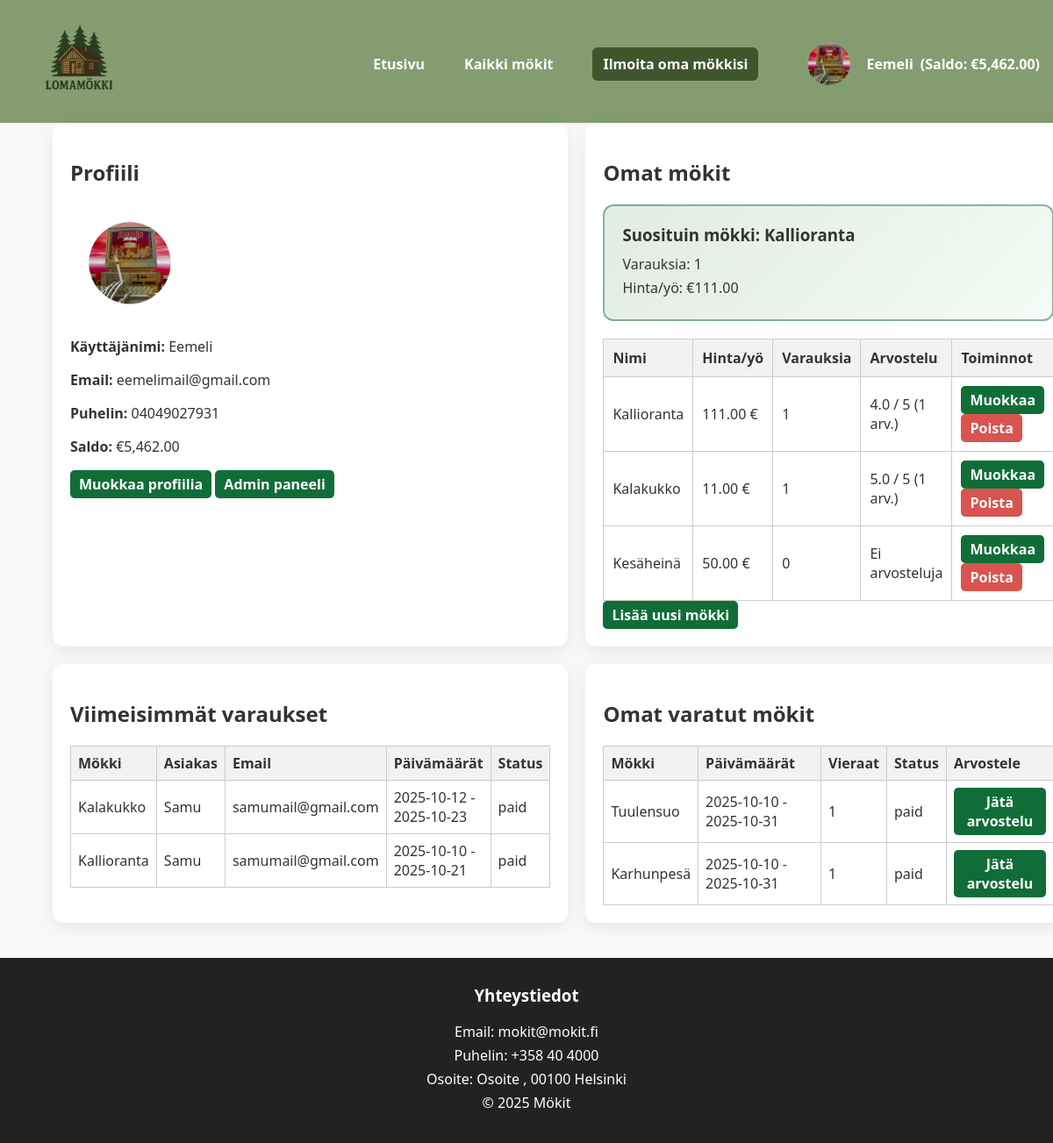
The page /dashboard.php (signed in) on the database as committed earlier.
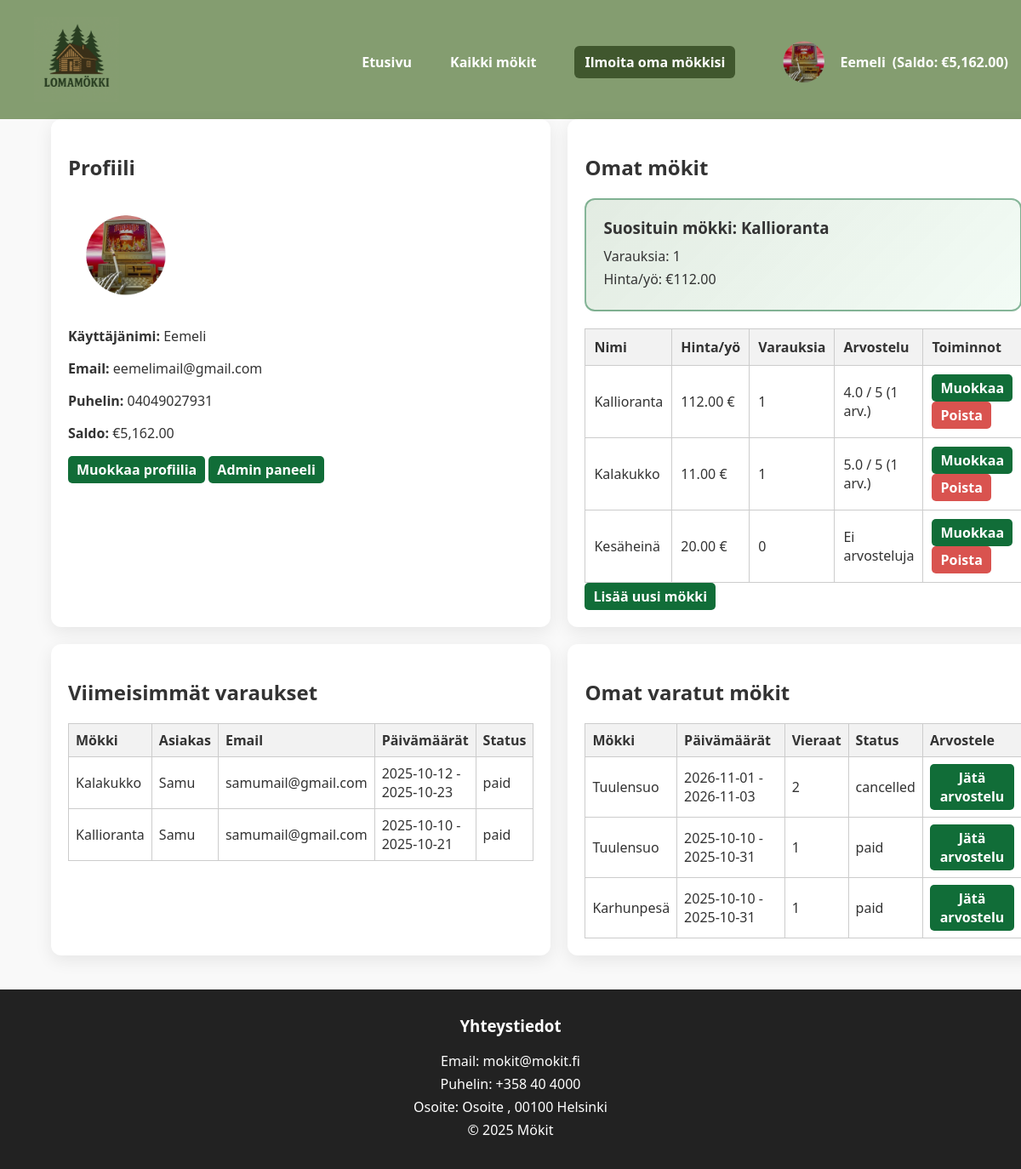
The same page on the database as committed later.
### tables this page shows
CREATE TABLE `users` (
  `id` int(11) NOT NULL,
  `username` varchar(100) NOT NULL,
  `email` varchar(255) NOT NULL,
  `phone` varchar(30) NOT NULL,
  `profile_image` varchar(255) DEFAULT NULL,
  `password` varchar(255) NOT NULL,
  `created_at` timestamp NOT NULL DEFAULT current_timestamp(),
  `balance` decimal(10,2) DEFAULT 0.00,
  `role` enum('admin','user') NOT NULL DEFAULT 'user'
);

CREATE TABLE `cabins` (
  `id` int(11) NOT NULL,
  `owner_id` int(11) NOT NULL,
  `name` varchar(100) NOT NULL,
  `description` text DEFAULT NULL,
  `price_per_night` decimal(8,2) NOT NULL,
  `max_guests` int(11) NOT NULL DEFAULT 4,
  `image` varchar(255) DEFAULT NULL,
  `location` varchar(100) DEFAULT '',
  `user_id` int(11) DEFAULT NULL,
  `availability` tinyint(1) DEFAULT 1
);

CREATE TABLE `bookings` (
  `id` int(11) NOT NULL,
  `customer_id` int(11) DEFAULT NULL,
  `cabin_id` int(11) NOT NULL,
  `customer_name` varchar(150) NOT NULL,
  `customer_email` varchar(150) NOT NULL,
  `start_date` date NOT NULL,
  `end_date` date NOT NULL,
  `guests` int(11) NOT NULL,
  `created_at` timestamp NOT NULL DEFAULT current_timestamp(),
  `paid` decimal(10,2) DEFAULT 0.00,
  `status` enum('pending','paid','cancelled') DEFAULT 'pending',
  `user_id` int(11) DEFAULT NULL,
  `admin_id` int(11) DEFAULT NULL
);

### dashboard.php (the view, shortened to what this page needs)
<?php
require 'config.php';
require 'header.php';
$stmt = $pdo->prepare("SELECT * FROM users WHERE id = ?");
$stmt->execute([$_SESSION['user_id']]);
$user = $stmt->fetch();
$stmt = $pdo->prepare("
    SELECT c.*, COUNT(b.id) AS booking_count
    FROM cabins c
    LEFT JOIN bookings b ON c.id = b.cabin_id
    WHERE c.owner_id = ?
    GROUP BY c.id
");
$stmt->execute([$_SESSION['user_id']]);
$cabins = $stmt->fetchAll();
$top_cabin = null;
if ($cabins) {
    usort($cabins, fn($a, $b) => $b['booking_count'] <=> $a['booking_count']);
    $top_cabin = $cabins[0];
}
$stmt = $pdo->prepare("
    SELECT b.*, c.name AS cabin_name
    FROM bookings b
    JOIN cabins c ON b.cabin_id = c.id
    WHERE c.owner_id = ?
    ORDER BY b.created_at DESC
    LIMIT 5
");
$stmt->execute([$_SESSION['user_id']]);
$bookings = $stmt->fetchAll();
$stmt = $pdo->prepare("
    SELECT b.*, c.name AS cabin_name
    FROM bookings b
    JOIN cabins c ON b.cabin_id = c.id
    WHERE b.customer_id = ?
    ORDER BY b.start_date DESC
");
$stmt->execute([$_SESSION['user_id']]);
$my_bookings = $stmt->fetchAll();
?>
<!doctype html>
<html lang="fi">
<head>
<link rel="stylesheet" href="style.css">
</head>
<body>
<main class="container dashboard-grid">
<section class="dashboard-section">
    <h2>Profiili</h2>
    <div class="profile-section">
        <img src="<?=htmlspecialchars($user['profile_image'] ?? 'default-avatar.png')?>" alt="Profiili" class="profile-pic">
        <div>
            <p><strong>Käyttäjänimi:</strong> <?=htmlspecialchars($user['username'])?></p>
            <p><strong>Email:</strong> <?=htmlspecialchars($user['email'])?></p>
            <p><strong>Puhelin:</strong> <?=htmlspecialchars($user['phone'])?></p>
            <p><strong>Saldo:</strong> €<?=number_format($user['balance'] ?? 0, 2)?></p>
        </div>
    </div>
    <a href="edit_profile.php" class="btn">Muokkaa profiilia</a>
    <a href="/admin/index.php" class="btn">Admin paneeli</a>
</section>
<section class="dashboard-section">
    <h2>Omat mökit</h2>
    <?php if ($top_cabin): ?>
    <div class="top-cabin-card">
        <h3>Suosituin mökki: <?=htmlspecialchars($top_cabin['name'])?></h3>
        <p>Varauksia: <?=intval($top_cabin['booking_count'])?></p>
        <p>Hinta/yö: €<?=number_format($top_cabin['price_per_night'],2)?></p>
    </div>
    <?php endif; ?>
    <?php if ($cabins): ?>
    <table class="cabin-table">
        <thead>
            <tr>
                <th>Nimi</th>
                <th>Hinta/yö</th>
                <th>Varauksia</th>
                <th>Arvostelu</th>
                <th>Toiminnot</th>
            </tr>
        </thead>
        <tbody>
<?php foreach ($cabins as $cabin): ?>
<tr>
  <td><?=htmlspecialchars($cabin['name'])?></td>
  <td><?=number_format($cabin['price_per_night'], 2)?> €</td>
  <td><?=intval($cabin['booking_count'])?></td>
  <td>
    <?php if($cabin['review_count'] > 0): ?>
        <?=number_format($cabin['avg_rating'],1)?> / 5 (<?=intval($cabin['review_count'])?> arv.)
    <?php else: ?>
        Ei arvosteluja
    <?php endif; ?>
  </td>
  <td>
    <a href="edit_cabin.php?id=<?= $cabin['id'] ?>" class="btn">Muokkaa</a>
    <a href="delete_cabin.php?id=<?= $cabin['id'] ?>" onclick="return confirm('Haluatko varmasti poistaa mökin?');" class="btn btn-danger">Poista</a>
  </td>
</tr>
<?php endforeach; ?>
        </tbody>
    </table>
    <?php else: ?>
        <p>Sinulla ei ole vielä lisättyjä mökkejä.</p>
    <?php endif; ?>
    <a href="add_cabin.php" class="btn">Lisää uusi mökki</a>
</section>
<section class="dashboard-section">
    <h2>Viimeisimmät varaukset</h2>
    <?php if ($bookings): ?>
    <table class="booking-table">
        <thead>
            <tr>
                <th>Mökki</th>
                <th>Asiakas</th>
                <th>Email</th>
                <th>Päivämäärät</th>
                <th>Status</th>
            </tr>
        </thead>
        <tbody>
        <?php foreach ($bookings as $booking): ?>
            <tr>
                <td><?=htmlspecialchars($booking['cabin_name'])?></td>
                <td><?=htmlspecialchars($booking['customer_name'])?></td>
                <td><?=htmlspecialchars($booking['customer_email'])?></td>
                <td><?=htmlspecialchars($booking['start_date'])?> - <?=htmlspecialchars($booking['end_date'])?></td>
                <td><?=htmlspecialchars($booking['status'])?></td>
            </tr>
        <?php endforeach; ?>
        </tbody>
    </table>
    <?php else: ?>
        <p>Ei uusia varauksia.</p>
    <?php endif; ?>
</section>
<section class="dashboard-section">
    <h2>Omat varatut mökit</h2>
    <?php if ($my_bookings): ?>
    <table class="booking-table">
        <thead>
            <tr>
                <th>Mökki</th>
                <th>Päivämäärät</th>
                <th>Vieraat</th>
                <th>Status</th>
                <th>Arvostele</th>
            </tr>
        </thead>
        <tbody>
        <?php foreach ($my_bookings as $booking): ?>
            <tr>
                <td><?=htmlspecialchars($booking['cabin_name'])?></td>
                <td><?=htmlspecialchars($booking['start_date'])?> - <?=htmlspecialchars($booking['end_date'])?></td>
                <td><?=intval($booking['guests'])?></td>
                <td><?=htmlspecialchars($booking['status'])?></td>
                <td>
                    <a href="add_review.php?booking_id=<?= $booking['id'] ?>" class="btn">Jätä arvostelu</a>
                </td>
            </tr>
        <?php endforeach; ?>
        </tbody>
    </table>
    <?php else: ?>
        <p>Sinulla ei ole vielä varattuja mökkejä.</p>
    <?php endif; ?>
</section>
</main>
<?php include 'footer.php'; ?>
</body>
</html>

### header.php (shortened to what this page needs)
<?php
require 'config.php';
$user = null;
if (isset($_SESSION['user_id'])) {
    $stmt = $pdo->prepare("SELECT * FROM users WHERE id = ?");
    $stmt->execute([$_SESSION['user_id']]);
    $user = $stmt->fetch();
    $user_balance = $user['balance'] ?? 0;
}
?>
<header>
  <div class="header-flex" style="display:flex;justify-content:space-between;align-items:center;padding:20px 0;">
<a href="index.php"><img src="images/logo.png" width="100" alt="Lomamökki logo" style="margin-left:40px;"></a>
    <nav style="display:flex;align-items:center;gap:15px;">
      <a href="index.php" style="color:#fff;text-decoration:none;font-weight:600;">Etusivu</a>
      <a href="all_cabins.php" style="color:#fff;text-decoration:none;font-weight:600;">Kaikki mökit</a>
      <a href="<?= isset($_SESSION['user_id']) ? 'add_cabin.php' : 'login.php'; ?>" class="btn" style="color:#fff;background:#40572e;padding:8px 12px;border-radius:6px;">Ilmoita oma mökkisi</a>
      <?php if ($user): ?>
      <div class="profile-dropdown" style="position:relative;">
        <a href="#" style="display:flex;align-items:center;color:#fff;text-decoration:none;">
          <img src="<?=htmlspecialchars($user['profile_image'] ?? 'default-avatar.png')?>" alt="Profiili" class="profile-pic" style="width:70px;height:70px;border-radius:50%;object-fit:cover;margin-right:8px;">
          <?=htmlspecialchars($user['username'])?>
          <span style="margin-left:8px;font-weight:600;">(Saldo: €<?=number_format($user_balance, 2)?>)</span>
        </a>
      </div>
      <?php else: ?>
        <a href="login.php" style="color:#fff;text-decoration:none;font-weight:600;">Kirjaudu / Rekisteröidy</a>
      <?php endif; ?>
    </nav>
  </div>
</header>

### footer.php
  <footer id="contact">
    <div class="container">
      <h3>Yhteystiedot</h3>
      <p>Email: mokit@mokit.fi</p>
      <p>Puhelin: +358 40 4000</p>
      <p>Osoite: Osoite , 00100 Helsinki</p>
      <p>&copy; <?=date('Y')?> Mökit</p>
    </div>
  </footer>
</body>
</html>

### style.css (style rules this page uses)
body { font-family: 'Segoe UI', Tahoma, Geneva, Verdana, sans-serif; margin: 0; color: #333; background-color: #f9f9f9; display: flex; flex-direction: column; min-height: 100vh; }
.container { width: 90%; max-width: 1300px; margin: auto; }
header { background-color: #849D70; color: #fff; padding: 5x 0; margin-bottom: auto; text-align: center; }
header nav { margin-top: 5px; }
header nav a { color: #fff; margin: 0 15px; text-decoration: none; font-weight: 600; transition: color 0.2s; }
.btn { background-color: #40572e; color: white; padding: 10px 16px; text-align: center; border-radius: 6px; text-decoration: none; font-weight: bold; transition: background-color 0.3s ease; }
footer { background-color: #222; color: #fff; padding: 30px 0; text-align: center; margin-top: 40px; }
footer h3 { margin-top: 0; }
footer p { margin: 5px 0; }
.profile-dropdown { position: relative; display: inline-block; }
.profile-pic { width: 135px; height: 135px; border-radius: 50%; object-fit: cover; margin-right: 8px; }
.dashboard-grid { display: grid; grid-template-columns: 1fr 2fr; gap: 20px; }
.dashboard-section { background: #fff; padding: 20px; border-radius: 12px; box-shadow: 0 6px 20px rgba(0,0,0,0.08); }
.cabin-table { width: 100%; border-collapse: collapse; margin-top:10px; }
.cabin-table th, .cabin-table td { border: 1px solid #ccc; padding: 10px; text-align: left; }
.cabin-table th { background-color: #f2f2f2; }
.booking-table { width: 100%; border-collapse: collapse; margin-top:10px; }
.booking-table th, .booking-table td { border: 1px solid #ccc; padding: 8px; text-align: left; }
.booking-table th { background-color: #f2f2f2; }
.top-cabin-card { background: linear-gradient(135deg, rgba(19,95,16,0.12), rgba(14,189,67,0.05)); border: 2px solid #116d387a; padding: 20px; border-radius: 12px; margin-bottom: 20px; }
.top-cabin-card h3 { margin: 0 0 10px; }
.top-cabin-card p { margin: 5px 0; }

### dashboard.php (style rules this page uses)
.btn { display:inline-block; padding:5px 10px; background:#116d38; color:#fff; text-decoration:none; border-radius:5px; }
.btn-danger { background:#d9534f; }

Rows that differ between the two databases and show on the page:
changed users "Eemeli": balance "5,462.00" → "5,162.00"
changed cabins "Kallioranta": price_per_night "111.00" → "112.00"
changed cabins "Kesäheinä": price_per_night "50.00" → "20.00"
added bookings: cabin.name "Tuulensuo", start_date "2026-11-01", end_date "2026-11-03", guests "2", status "cancelled", shown under "Omat varatut mökit"
